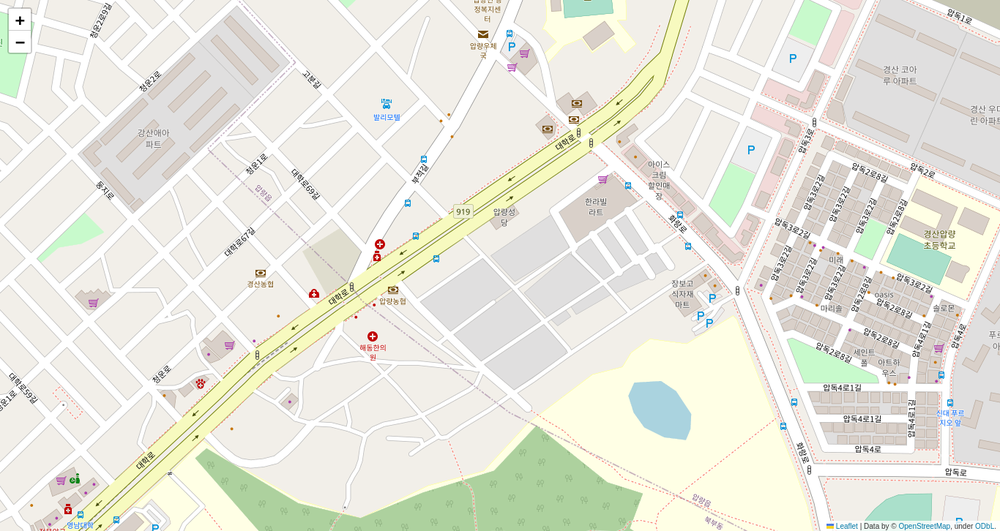
#> input picture image2.png, 1000 x 531 px, shrunk from 1366 x 726 before the run
$ python color_clutser.py
#> lines starting #> are read from the running program, lines starting #| are printed output that depends on the picture
import numpy as np
import cv2
import matplotlib.image as mpimg
from matplotlib import pyplot as plt
from sklearn.cluster import KMeans

def centroid_histogram(clt):
    # grab the number of different clusters and create a histogram
    # based on the number of pixels assigned to each cluster
    numLabels = np.arange(0, len(np.unique(clt.labels_)) + 1)
    (hist, _) = np.histogram(clt.labels_, bins=numLabels)

    # normalize the histogram, such that it sums to one
    hist = hist.astype("float")
    hist /= hist.sum()

    # return the histogram
    return hist

def plot_colors(hist, centroids):
    # initialize the bar chart representing the relative frequency
    # of each of the colors
    bar = np.zeros((50, 300, 3), dtype="uint8")
    startX = 0

    # loop over the percentage of each cluster and the color of
    # each cluster
    for (percent, color) in zip(hist, centroids):
        # plot the relative percentage of each cluster
        endX = startX + (percent * 300)
        cv2.rectangle(bar, (int(startX), 0), (int(endX), 50),
                      color.astype("uint8").tolist(), -1)
        startX = endX

    # return the bar chart
    return bar

def image_color_cluster(image_path, k = 10):
    image = cv2.imread(image_path)
    image = cv2.cvtColor(image, cv2.COLOR_BGR2RGB)
    image = image.reshape((image.shape[0] * image.shape[1], 3))

    clt = KMeans(n_clusters = k)
    clt.fit(image)

    hist = centroid_histogram(clt)
    bar = plot_colors(hist, clt.cluster_centers_)

    plt.figure()
    plt.axis("off")
    plt.imshow(bar)
    plt.show()

image_path = 'image2.png'

#preview image
image = mpimg.imread(image_path)
#> image is the input picture: shape (531, 1000, 4) float32; mean R, G, B, A 0.91, 0.912, 0.871, 1
plt.imshow(image)

image_color_cluster(image_path)
#> after the loop in plot_colors, `for (percent, color) in zip(hist, centroids):`:
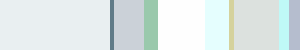
#> bar: shape (50, 300, 3); mean of channels 0, 1, 2 231.6, 232.1, 221.9; drawn as B, G, R

$ run again, with forest_image.png copied over image2.png
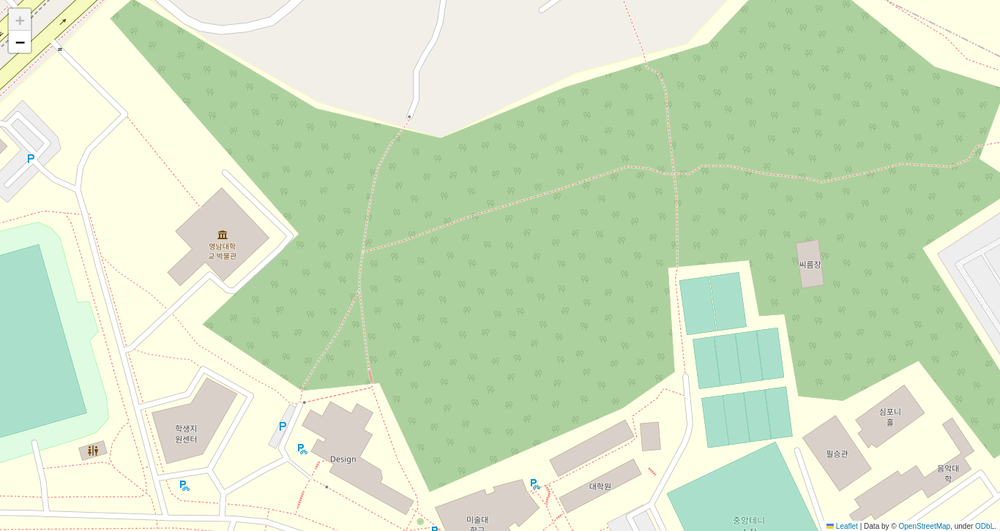
#> input picture forest_image.png, 1000 x 531 px, shrunk from 1366 x 726 before the run
#> image is the input picture: shape (531, 1000, 4) float32; mean R, G, B, A 0.812, 0.884, 0.759, 1
#> after the loop in plot_colors, `for (percent, color) in zip(hist, centroids):`:
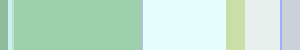
#> bar: shape (50, 300, 3); mean of channels 0, 1, 2 206.2, 225.2, 192.4; drawn as B, G, R

$ run again, with image.png copied over image2.png
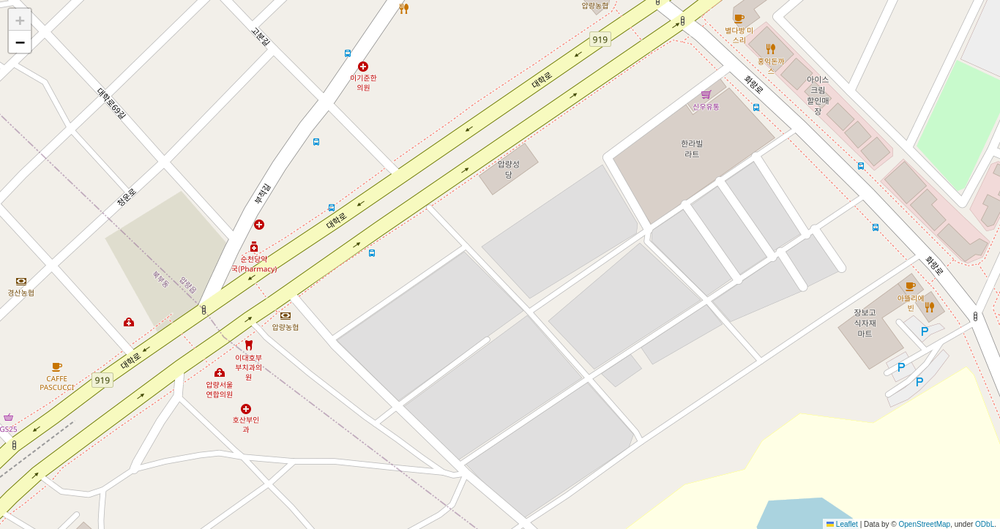
#> input picture image.png, 1000 x 529 px, shrunk from 1366 x 723 before the run
#> image is the input picture: shape (529, 1000, 4) float32; mean R, G, B, A 0.927, 0.922, 0.885, 1
#> after the loop in plot_colors, `for (percent, color) in zip(hist, centroids):`:
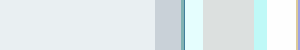
#> bar: shape (50, 300, 3); mean of channels 0, 1, 2 237, 234.9, 225.8; drawn as B, G, R

$ run again, with playground_image.png copied over image2.png
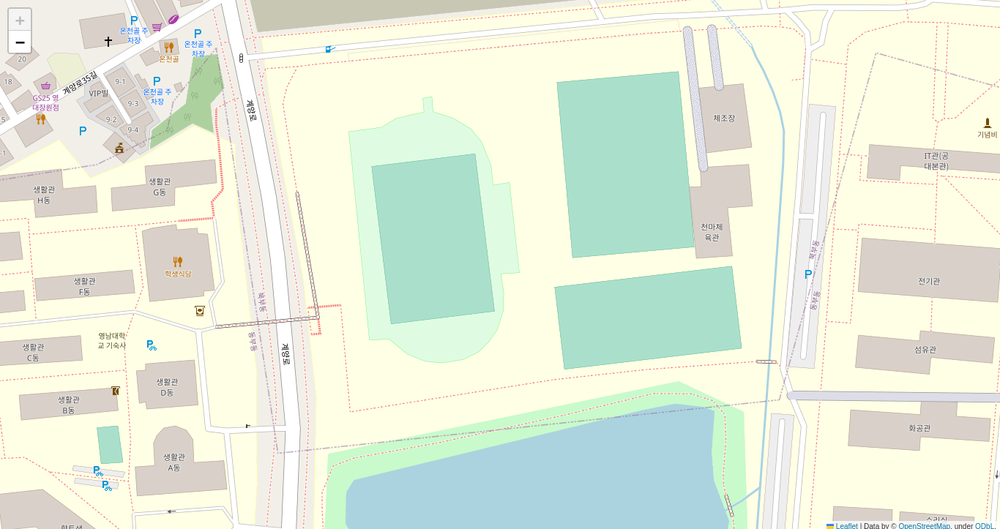
#> input picture playground_image.png, 1000 x 529 px, shrunk from 1366 x 723 before the run
#> image is the input picture: shape (529, 1000, 4) float32; mean R, G, B, A 0.897, 0.93, 0.864, 1
#> after the loop in plot_colors, `for (percent, color) in zip(hist, centroids):`:
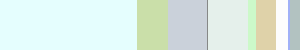
#> bar: shape (50, 300, 3); mean of channels 0, 1, 2 228.4, 237.1, 220.1; drawn as B, G, R
